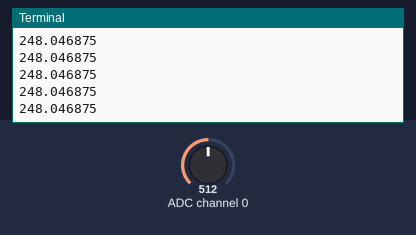
Bench run of a program on a simulated Raspberry Pi (BCM pin numbers). Shown: the last lines printed to the terminal. The test bench sets the inputs (shaded band); at power-on: ADC channel 0 = 512 (analog values on the 0–1023 scale).

Above: at 1.2 s.
1.3 s: ADC channel 0 set to 716
At 1.76 s:
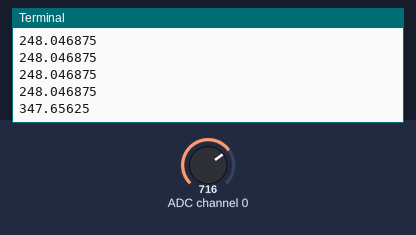
2.8 s: ADC channel 0 set to 900
At 2.96 s:
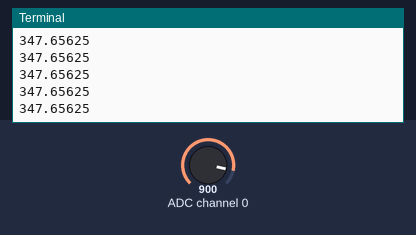
Timing chart, 0 to 5.8 s (numbered marks = the images above; inputs shaded):
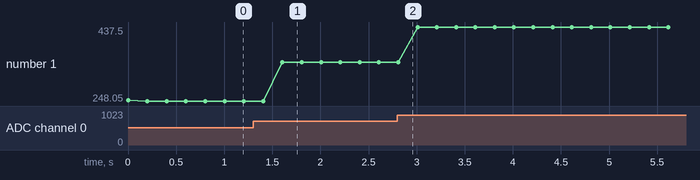

The program:

temp.py
```python
import time
import smbus

Address = 0x48
A0 = 0x40

bus = smbus.SMBus(1)

while True:
  bus.write_byte(Address, A0)
  value = bus.read_byte(Address)
  value = (500*value)/256
  print(value)
  time.sleep(0.2)
```

Measured:
- after the input at 1.3 s, the terminal: prints a new line after 0.31 s (image 1)
- plotted number 1: 248.05 → 347.66 after the input at 1.3 s, 347.66 → 437.5 after the input at 2.8 s
